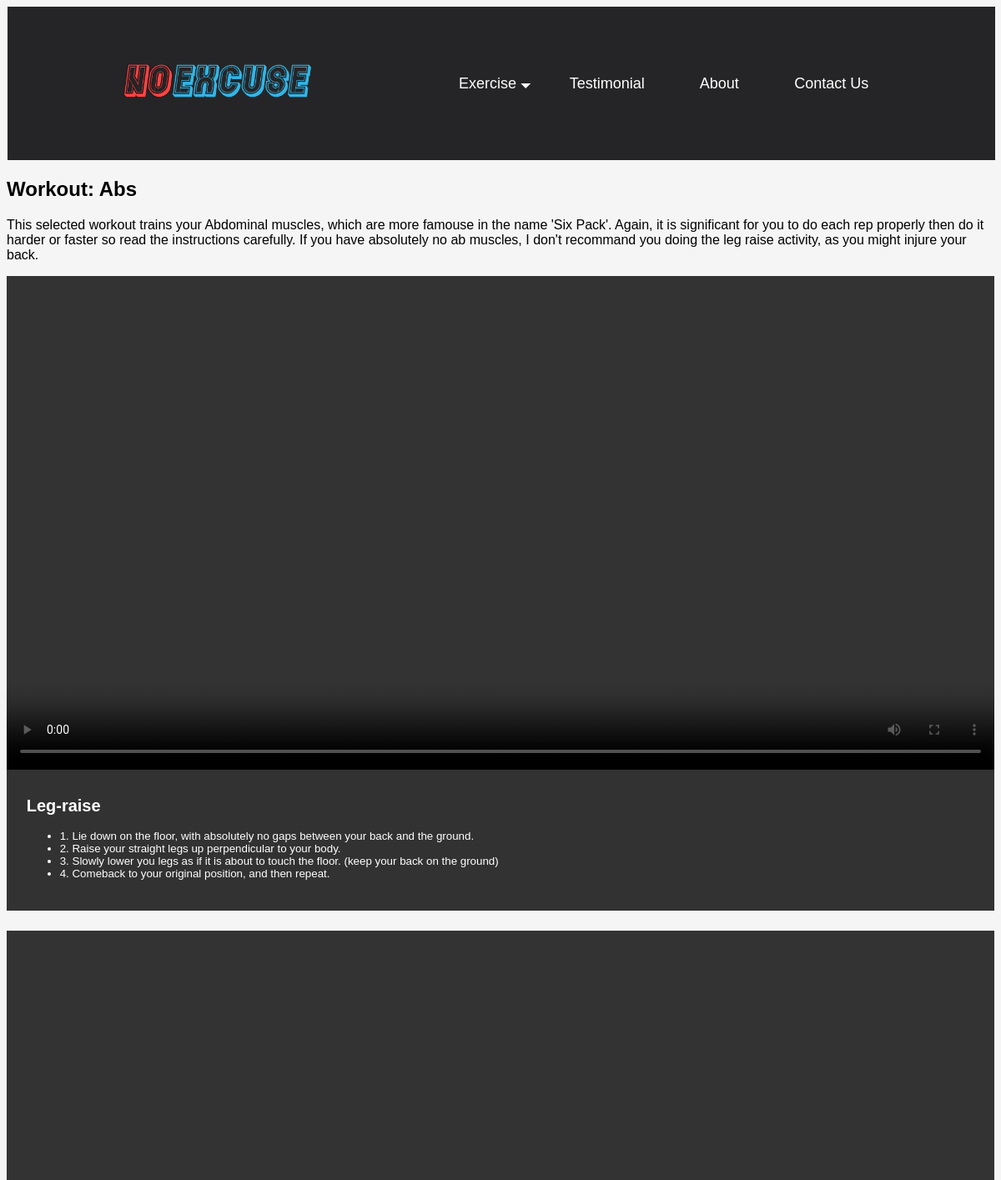
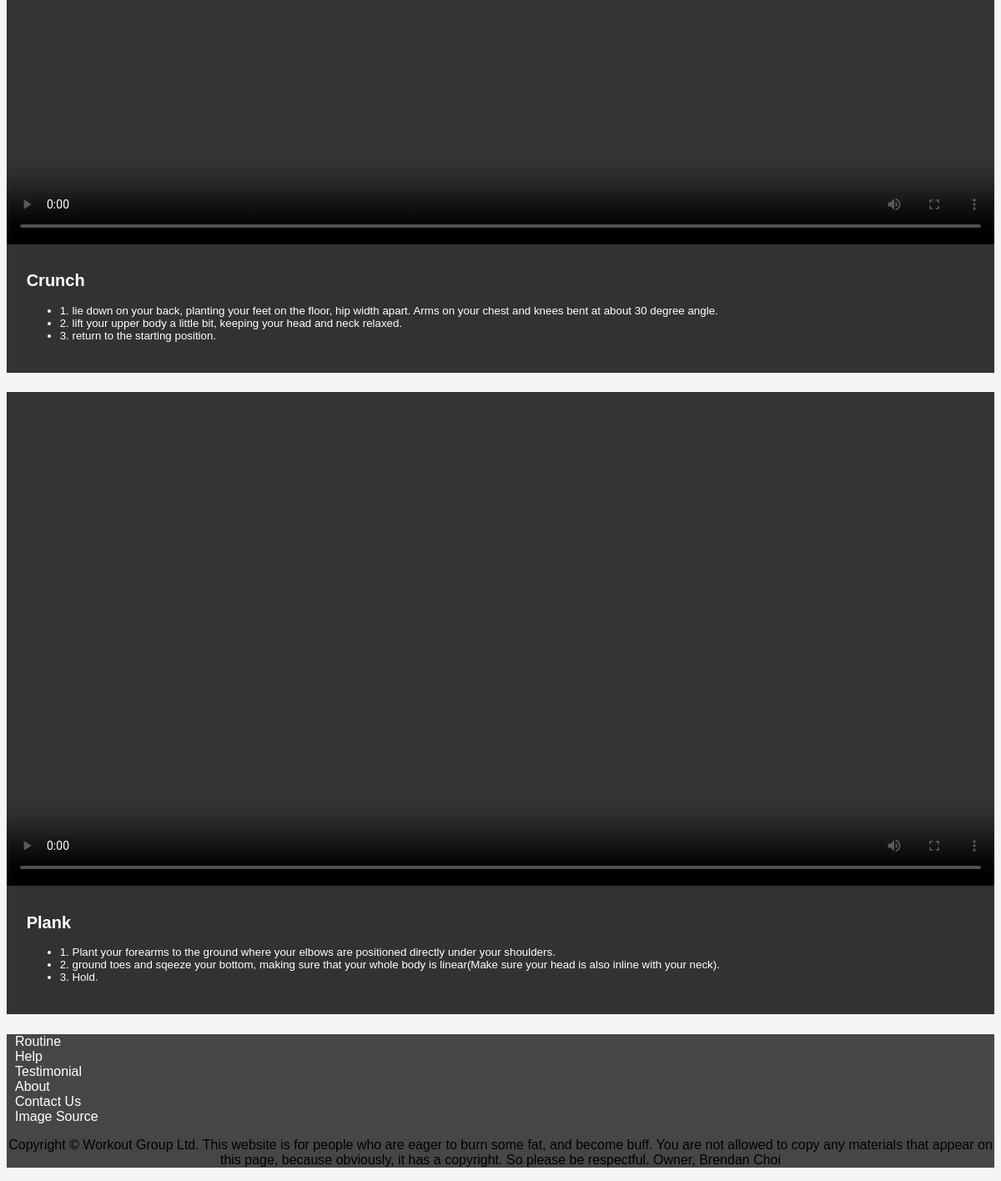
Page /exercisenow/5 on the committed database (2 pictures, top to bottom).
### tables this page shows
CREATE TABLE Routine (id INTEGER PRIMARY KEY AUTOINCREMENT, name TEXT, decscription TEXT);

CREATE TABLE ExerciseRoutine (Routine INTEGER REFERENCES Routine (id), Exercise INTEGER REFERENCES Exercise (id), reps INTEGER, sets INTEGER, term INTEGER);

CREATE TABLE Exercise (id INTEGER PRIMARY KEY AUTOINCREMENT, name TEXT, weight INTEGER, description TEXT);

### app.py (the view)
@app.route('/exercisenow/<int:id>')
def exercisenow(id):
    exercisenow = sqlite_conn('database.db', 'SELECT Exercise.name, ExerciseRoutine.reps, ExerciseRoutine.sets, ExerciseRoutine.term, Exercise.description FROM ExerciseRoutine INNER JOIN Exercise ON ExerciseRoutine.Exercise=Exercise.id WHERE ExerciseRoutine.Routine= (SELECT id FROM Routine WHERE id = {})'.format(id))
    description = sqlite_conn('database.db', 'SELECT Routine.decscription FROM Routine WHERE id == {};'.format(id), True)
    return render_template('exercisenow.html', exercisenow=exercisenow, description=description[0])

### app.py (called while the page is built)
def sqlite_conn(database, query, single=False):
    conn = sqlite3.connect(database)
    cur = conn.cursor()
    cur.execute(query)
    results = cur.fetchone() if single else cur.fetchall()
    conn.close()
    return results

### templates/exercisenow.html (shortened to what this page needs)
{% extends 'layout.html' %}
{% block content %}
<div class="exercise_layout">
    {{description|safe}}
    {% for exercise in exercisenow %}
    <div class="exercise_layout_element">
        <div class="exercise_layout_element_vid">
            <video controls><source src="/static/Exercise_Video/{{exercise[0]}}.mp4" type="video/mp4"></video>
        </div>
        <div class="exercise_layout_element_text">
            <div class="exercise_layout_element_text_desc">
                <p>{{exercise[4]|safe}} </p>
            </div>
        </div>
    </div>
    {% endfor %}
</div>
{% endblock %}

### static/css/style.css (style rules this page uses)
html { box-sizing: border-box; margin: 0; padding: 0; background-color:whitesmoke; font-family: Verdana, Tahoma, sans-serif; }
.exercise_layout { overflow: auto; width: 90%; height: auto; margin: 0 0 0 5%; }
.exercise_layout_element { display: flex; max-height: 600px; }
.exercise_layout_element_text { width: 30%; float: left; height: auto; background-color: rgb(50, 50, 50); margin-bottom: 1.25%; font-size: smaller; padding: 5%; color: white; }
.exercise_layout_element_text_desc { width: 100%; height: 100%; justify-content: center; overflow: auto; }
.exercise_layout_element_vid { width:60%; float: left; height: auto; margin-bottom: 1%; }
.exercise_layout video { width: 100%; }
.gridview_layout *, .gridview_layout *::after, *::before { margin: 0; padding: 0; box-sizing: border-box; font-family: Verdana, Tahoma, sans-serif; }
@media screen and (max-width : 1550px) { .exercise_layout_element_text { width: 38%; padding: 1%; } }
@media screen and (max-width : 1200px) { .exercise_layout_element_text { width: 96%; margin: 0 0 2% 0; padding: 2%; } }
@media screen and (max-width : 1200px) { .exercise_layout_element { display: block; } }
@media screen and (max-width : 1200px) { .exercise_layout_element_vid { width: 100%; margin-bottom: -1%; } }
@media screen and (max-width : 1200px) { .exercise_layout { width: 100%; margin: 0; } }

### rows in the picture
Routine: decscription "Workout: Abs This selected workout trains your Abdominal muscles, which are more famouse in the name 'Six Pack'. Again, it is significant for you to do each rep properly then do it harder or faster so read the instructions carefully. If you have absolutely no ab muscles, I don't recommand you doing the leg raise activity, as you might injure your back."
ExerciseRoutine: description "Leg-raise 1. Lie down on the floor, with absolutely no gaps between your back and the ground. 2. Raise your straight legs up perpendicular to your body. 3. Slowly lower you legs as if it is about to touch the floor. (keep your back on the ground) 4. Comeback to your original position, and then repeat."
ExerciseRoutine: description "Crunch 1. lie down on your back, planting your feet on the floor, hip width apart. Arms on your chest and knees bent at about 30 degree angle. 2. lift your upper body a little bit, keeping your head and neck relaxed. 3. return to the starting position."
ExerciseRoutine: description "Plank 1. Plant your forearms to the ground where your elbows are positioned directly under your shoulders. 2. ground toes and sqeeze your bottom, making sure that your whole body is linear(Make sure your head is also inline with your neck). 3. Hold."
